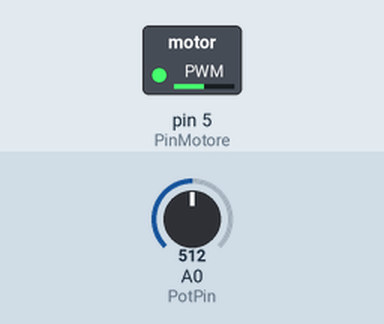
A sketch run on a simulated Arduino Uno, built with avr-gcc and run on an emulated ATmega328P. On the bench: switched loads named in the sketch (green lamp = pin HIGH). Inputs (shaded band) come from the test bench; at power-on: A0 (PotPin) = 512.

Above: at 1.2 s.
1.3 s: A0 (PotPin) set to 716
At 2.5 s:
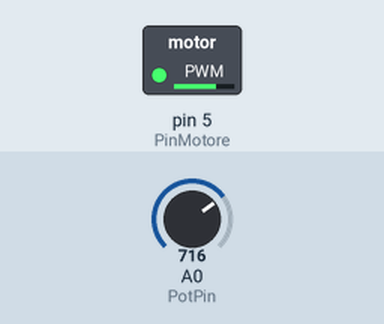
2.8 s: A0 (PotPin) set to 900
At 3.8 s:
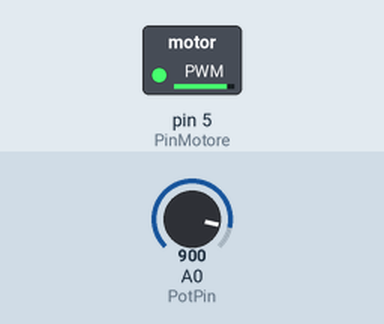
4.3 s: A0 (PotPin) set to 122
At 5.0 s:
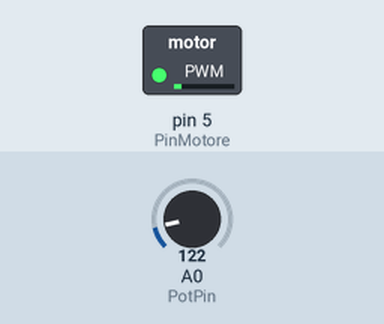
5.8 s: A0 (PotPin) set to 0
At 6.1 s:
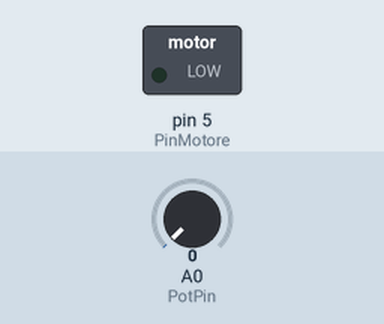
7.3 s: A0 (PotPin) set to 511
At 8.5 s:
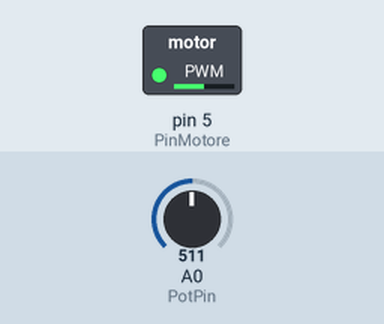
Timing chart, 0 to 9.8 s (numbered marks = the images above; inputs shaded):
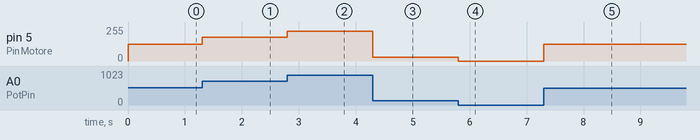

The sketch:

DC-Motor_with_the_Help_of_Potentiometer.ino
```cpp
int PinMotore = 5; //PIN PWM
int PotPin = 0; //pin potenziometro
int lettura = 0; //variabile per la lettura
int velocita = 0; //variabile per la velocità
void setup()
{
pinMode(PinMotore, OUTPUT); //Imposto il pin in uscta
}
void loop()
{
lettura = analogRead(PotPin); //Leggo il valore del potenziometro
velocita = map(lettura, 0, 1023, 0, 255); //mappo i valori da 1024 a 255
azione(velocita); //richiamo la funzione passandogli la velocità
}
void azione(int velocita)
{
analogWrite(PinMotore, velocita); //faccio girare il motore in base alla lettura
}
```

Measured:
- after the input at 1.3 s, pin 5 (PinMotore): 127/255 → 178/255 at once
- after the input at 2.8 s, pin 5 (PinMotore): 178/255 → 224/255 at once
- after the input at 4.3 s, pin 5 (PinMotore): 224/255 → 30/255 at once
- after the input at 5.8 s, pin 5 (PinMotore): 30/255 → 0/255 at once
- after the input at 7.3 s, pin 5 (PinMotore): 0/255 → 127/255 at once
